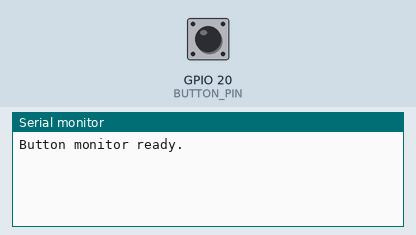
Recording of a sketch running on a simulated Seeed XIAO ESP32-C3. Shown: the last lines printed to the serial monitor. The test bench sets the inputs (shaded band); at power-on: GPIO 20 (BUTTON_PIN) HIGH.

Above: at 1.2 s.
1.3 s: GPIO 20 (BUTTON_PIN) pulled LOW for 0.15 s
At 1.44 s:
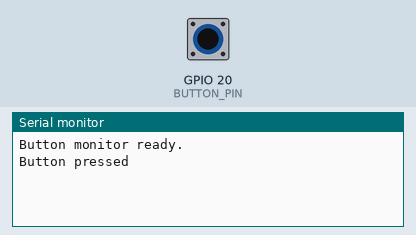
At 2.7 s:
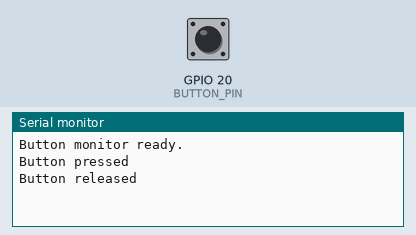

Measured:
- after the input at 1.3 s, the serial monitor: prints a new line at once (image 1)

The sketch:

step_04_read_button.ino
```cpp
// STEP 04: Read a Button
//
// WIRING DIAGRAM
// XIAO ESP32-C3 D7 -> pushbutton -> GND
// Uses INPUT_PULLUP, so the pin reads LOW when pressed

#define USE_SUPER_MINI_PINS 0

#if USE_SUPER_MINI_PINS
const int BUTTON_PIN = 0;
#else
const int BUTTON_PIN = D7;
#endif

int lastButtonState = HIGH;

void setup() {
  pinMode(BUTTON_PIN, INPUT_PULLUP);
  Serial.begin(115200);
  Serial.println("Button monitor ready.");
}

void loop() {
  int buttonState = digitalRead(BUTTON_PIN);

  if (buttonState != lastButtonState) {
    if (buttonState == LOW) {
      Serial.println("Button pressed");
    } else {
      Serial.println("Button released");
    }
  }

  lastButtonState = buttonState;
  delay(20);
}
```
